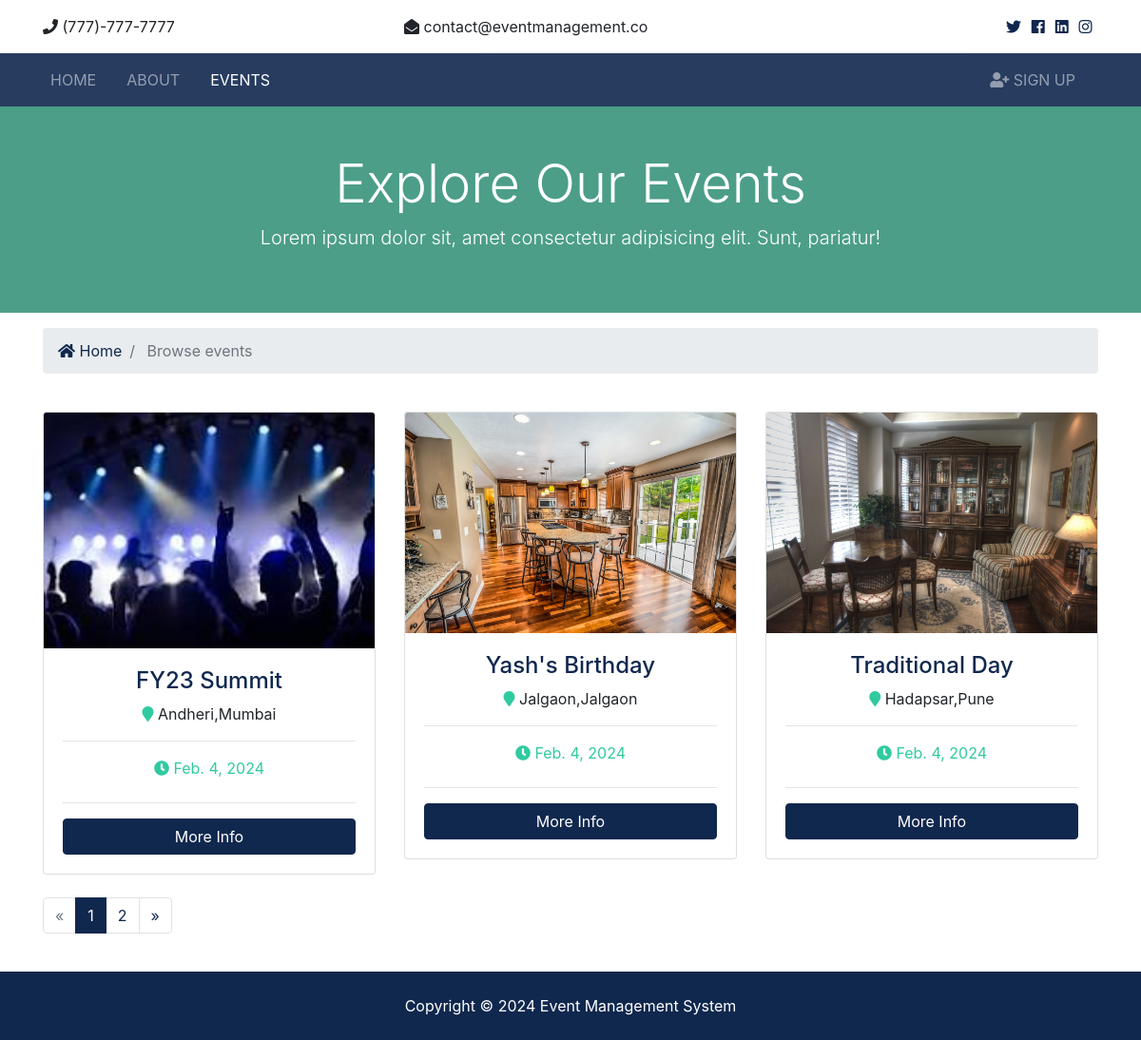
Screenshot of /events/ with the database file from the repository.
### events/models.py (models this page shows, shortened)
class Event(models.Model):
    title = models.CharField(max_length=200)
    address = models.CharField(max_length=200)
    city = models.CharField(max_length=200)
    state = models.CharField(max_length=200)
    zipcode = models.CharField(max_length=200)
    description = models.TextField(blank=True)
    price = models.IntegerField()
    photo_main = models.ImageField(upload_to=user_directory_path,blank=False)
    photo_1 = models.ImageField(upload_to=user_directory_path,blank=True)
    photo_2 = models.ImageField(upload_to=user_directory_path,blank=True)
    photo_3 = models.ImageField(upload_to=user_directory_path,blank=True)
    is_published = models.BooleanField(default=True)
    event_date = models.DateField(default=datetime.today,blank=False)
    start_time = models.TimeField(default=datetime.now,blank=False)
    end_time = models.TimeField(default=datetime.now,blank=False)

### events/views.py (the view)
# urls.py: path('',views.index,name='events'),
def index(request):
    events = Event.objects.order_by('event_date').filter(is_published=True)
    paginator = Paginator(events, 3)
    page = request.GET.get('page')
    paged_events = paginator.get_page(page)
    context = {
        'events' : paged_events
    }
    return render(request,'events/events.html', context)

### templates/events/events.html (shortened to what this page needs)
{% extends 'base.html' %}
{% block content %}
<section id="showcase-inner" class="py-5 text-white">
    <div class="container">
      <div class="row text-center">
        <div class="col-md-12">
          <h1 class="display-4">Explore Our Events</h1>
          <p class="lead">Lorem ipsum dolor sit, amet consectetur adipisicing elit. Sunt, pariatur!</p>
        </div>
      </div>
    </div>
</section>
  <section id="bc" class="mt-3">
    <div class="container">
      <nav aria-label="breadcrumb">
        <ol class="breadcrumb">
          <li class="breadcrumb-item">
            <a href="{% url 'index' %}">
              <i class="fas fa-home"></i> Home</a>
          </li>
          <li class="breadcrumb-item active"> Browse events</li>
        </ol>
      </nav>
    </div>
  </section>
 <section id="events" class="py-4">
  <div class="container">
    <div class="row">
      {% if events %}
          {% for event in events %}
              <div class="col-md-6 col-lg-4 mb-4">
              <div class="card event-preview">
                  <img class="card-img-top" src="{{ event.photo_main.url }}" alt="">
            <div class="card-body">
              <div class="event-heading text-center">
                <h4 class="text-primary">{{ event.title }}</h4>
                <p>
                  <i class="fas fa-map-marker text-secondary"></i> {{ event.address }},{{ event.city }}</p>
              </div>
              <hr>
              <div class="row text-secondary pb-2">
                <div class="col-12 text-center">
                  <i class="fas fa-clock"></i> {{ event.event_date }}</div>
              </div>
              <hr>
              <a href="{% url 'event' event.id %}" class="btn btn-primary btn-block">More Info</a>
            </div>
          </div>
        </div>
          {% endfor %}
      {% else %}
        <div class="col-md-12">
          <p>No Events Available</p>
        </div>
      {% endif %}
    </div>
    <div class="row">
        <div class="col-md-12">
          {% if events.has_other_pages %}
            <ul class="pagination">
                {% if events.has_previous %}
                    <li class="page-item">
                        <a href="?page={{ events.previous_page_number }}" class="page-link">&laquo;</a>
                    </li>
                {% else %}
                    <li class="page-item disabled">
                        <a class="page-link">&laquo;</a>
                    </li>
                {% endif %}
                {% for i in events.paginator.page_range %}
                    {% if events.number == i %}
                        <li class="page-item active">
                            <a class="page-link">{{i}}</a>
                        </li>
                    {% else %}
                        <li class="page-item">
                            <a href="?page={{i}}" class="page-link">{{i}}</a>
                        </li>
                    {% endif %}
                {% endfor %}
                {% if events.has_next %}
                    <li class="page-item">
                        <a href="?page={{ events.next_page_number }}" class="page-link">&raquo;</a>
                    </li>
                {% else %}
                    <li class="page-item disabled">
                        <a class="page-link">&raquo;</a>
                    </li>
                {% endif %}
            </ul>
          {% endif %}
        </div>
      </div>
    </div>
  </section>
{% endblock %}

### eventmanagement/static/css/all.css (style rules this page uses)
.fa, .fas, .far, .fal, .fab { -moz-osx-font-smoothing: grayscale; -webkit-font-smoothing: antialiased; display: inline-block; font-style: normal; font-variant: normal; text-rendering: auto; line-height: 1; }
.fa-clock:before { content: "\f017"; }
.fa-home:before { content: "\f015"; }
.fa-map-marker:before { content: "\f041"; }
.fa, .fas { font-family: 'Font Awesome 5 Free'; font-weight: 900; }

### eventmanagement/static/css/style.css (style rules this page uses)
img { width: 100%; }
#showcase-inner { background: url(../img/building.jpg) no-repeat top center fixed/cover; position: relative; overflow: hidden; min-height: 200px; }
#showcase-inner::before { content: ''; position: absolute; top: 0; left: 0; min-height: 100%; width: 100%; background: rgba(32, 134, 107, 0.8); }

### rows the page displays
Event: photo_main (picture), title "FY23 Summit", address "Andheri", city "Mumbai", event_date "Feb. 4, 2024"
Event: photo_main (picture), title "Yash's Birthday", address "Jalgaon", city "Jalgaon", event_date "Feb. 4, 2024"
Event: photo_main (picture), title "Traditional Day", address "Hadapsar", city "Pune", event_date "Feb. 4, 2024"

### other values shown
{{ i }} "1"
{{ i }} "2"
